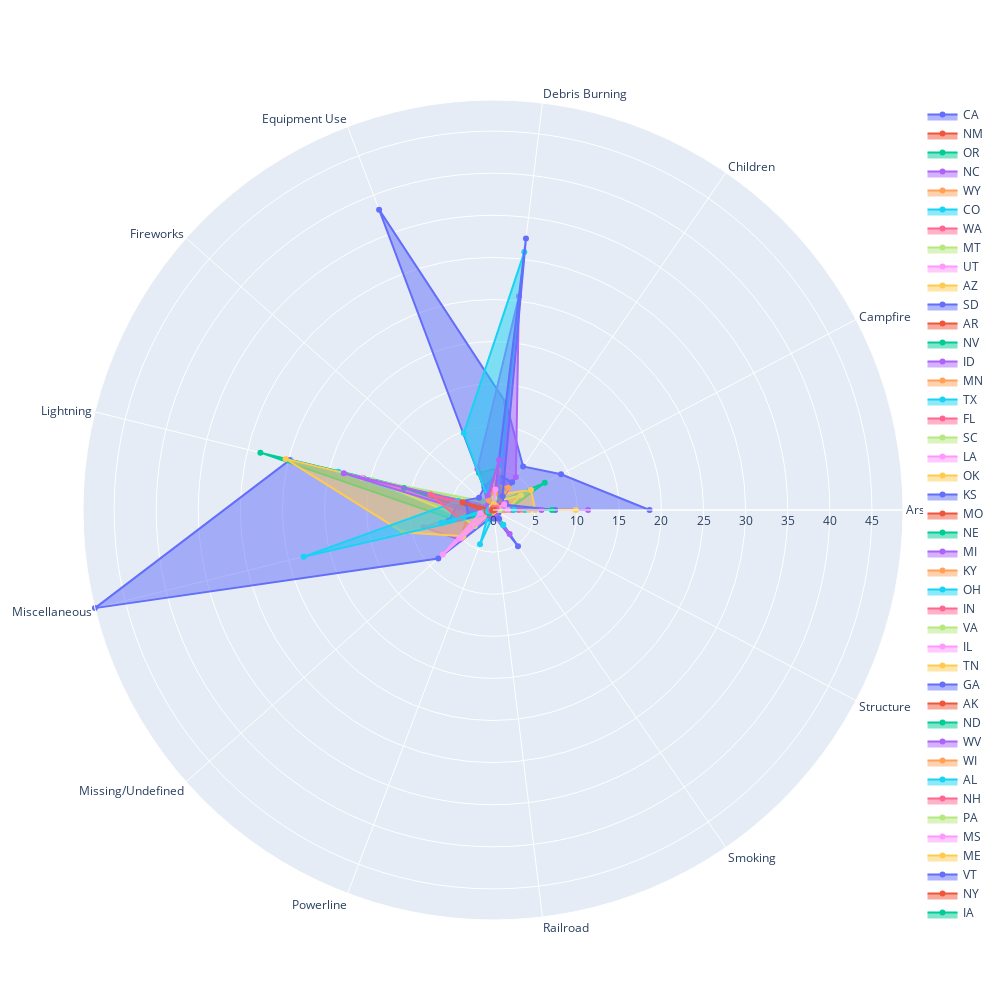

Notebook code cell kept with this figure:
### Code cell
#Further analysing the relationship between the different states,the number of firs caused and the reasons for the fires
import plotly.graph_objects as go
fig = go.Figure()
states = p_evaluate.STATE.unique()

#grouping by the states and the causes of wildfire in the different states
state_reason_cases=p_evaluate.groupby(['STATE', 'STAT_CAUSE_DESCR']).count().reset_index()

#to set the range for the spider chart or the Radar chart
max_value = state_reason_cases['FIRE_NAME'].max()

stateReasonCases= state_reason_cases[['STATE','STAT_CAUSE_DESCR','FIRE_NAME']]
print(stateReasonCases)

#each state with the total number of wildfires caused due to different reasons have been plotted using a spider chart, with the reasons for wildfire being represented by theta

for state in states:
    spider_state = state_reason_cases.loc[state_reason_cases['STATE'] == state]
    # print(spider_state['FIRE_NAME'])
    fig.add_trace(go.Scatterpolar(r=spider_state['FIRE_NAME'] / 1000, theta=spider_state['STAT_CAUSE_DESCR'], fill='toself',name=state))
    
fig.update_layout(width=1000, height=1000, polar=dict(radialaxis=dict(visible=True, range=[0, max_value/1000])), showlegend=True)
fig.show()

### Figure 1 — Plotly figure (JSON) as saved in the notebook; plotly's stock layout.template omitted (floating-point values rounded to 4 significant figures)
{"data": [{"fill": "toself", "name": "CA", "r": [18.6, 9.129, 6.293, 12.81, 38.15, 0.217, 24.84, 48.69, 8.677, 1.109, 0.706, 5.22, 0.123], "theta": ["Arson", "Campfire", "Children", "Debris Burning", "Equipment Use", "Fireworks", "Lightning", "Miscellaneous", "Missing/Undefined", "Powerline", "Railroad", "Smoking", "Structure"], "type": "scatterpolar"}, {"fill": "toself", "name": "NM", "r": [1.352, 1.651, 0.433, 3.515, 1.289, 0.201, 15.9, 3.15, 5.091, 0.274, 0.142, 0.677, 0.052], "theta": ["Arson", "Campfire", "Children", "Debris Burning", "Equipment Use", "Fireworks", "Lightning", "Miscellaneous", "Missing/Undefined", "Powerline", "Railroad", "Smoking", "Structure"], "type": "scatterpolar"}, {"fill": "toself", "name": "OR", "r": [1.772, 6.948, 1.158, 5.041, 4.69, 0.601, 28.46, 4.769, 0.818, 0.215, 0.307, 2.114, 0.081], "theta": ["Arson", "Campfire", "Children", "Debris Burning", "Equipment Use", "Fireworks", "Lightning", "Miscellaneous", "Missing/Undefined", "Powerline", "Railroad", "Smoking", "Structure"], "type": "scatterpolar"}, {"fill": "toself", "name": "NC", "r": [11.3, 0.437, 4.777, 25.57, 5.214, 0.186, 1.33, 8.509, 5.324, 0.096, 0.749, 3.475, 0.018], "theta": ["Arson", "Campfire", "Children", "Debris Burning", "Equipment Use", "Fireworks", "Lightning", "Miscellaneous", "Missing/Undefined", "Powerline", "Railroad", "Smoking", "Structure"], "type": "scatterpolar"}, {"fill": "toself", "name": "WY", "r": [0.264, 1.051, 0.101, 0.803, 0.38, 0.229, 6.103, 0.714, 0.504, 0.105, 0.211, 0.232, 0.009], "theta": ["Arson", "Campfire", "Children", "Debris Burning", "Equipment Use", "Fireworks", "Lightning", "Miscellaneous", "Missing/Undefined", "Powerline", "Railroad", "Smoking", "Structure"], "type": "scatterpolar"}, {"fill": "toself", "name": "CO", "r": [0.311, 2.225, 0.086, 0.537, 0.406, 0.204, 18.93, 3.275, 0.408, 0.045, 0.083, 0.499, 0.004], "theta": ["Arson", "Campfire", "Children", "Debris Burning", "Equipment Use", "Fireworks", "Lightning", "Miscellaneous", "Missing/Undefined", "Powerline", "Railroad", "Smoking", "Structure"], "type": "scatterpolar"}, {"fill": "toself", "name": "WA", "r": [0.946, 3.346, 0.366, 2.296, 0.739, 0.925, 7.492, 3.626, 0.198, 0.37, 0.099, 0.512, 0.105], "theta": ["Arson", "Campfire", "Children", "Debris Burning", "Equipment Use", "Fireworks", "Lightning", "Miscellaneous", "Missing/Undefined", "Powerline", "Railroad", "Smoking", "Structure"], "type": "scatterpolar"}, {"fill": "toself", "name": "MT", "r": [1.625, 3.755, 1.38, 2.621, 1.275, 1.586, 14.85, 3.744, 2.882, 0.201, 0.473, 0.751, 0.071], "theta": ["Arson", "Campfire", "Children", "Debris Burning", "Equipment Use", "Fireworks", "Lightning", "Miscellaneous", "Missing/Undefined", "Powerline", "Railroad", "Smoking", "Structure"], "type": "scatterpolar"}, {"fill": "toself", "name": "UT", "r": [0.45, 1.432, 0.213, 0.862, 0.839, 0.165, 16.01, 1.665, 5.022, 0.148, 0.163, 0.196, 0.04], "theta": ["Arson", "Campfire", "Children", "Debris Burning", "Equipment Use", "Fireworks", "Lightning", "Miscellaneous", "Missing/Undefined", "Powerline", "Railroad", "Smoking", "Structure"], "type": "scatterpolar"}, {"fill": "toself", "name": "AZ", "r": [5.018, 5.087, 2.385, 3.655, 1.849, 0.238, 25.37, 11.02, 4.716, 0.058, 0.197, 1.343, 0.048], "theta": ["Arson", "Campfire", "Children", "Debris Burning", "Equipment Use", "Fireworks", "Lightning", "Miscellaneous", "Missing/Undefined", "Powerline", "Railroad", "Smoking", "Structure"], "type": "scatterpolar"}, {"fill": "toself", "name": "SD", "r": [1.149, 0.703, 4.001, 4.334, 2.917, 2.21, 4.177, 5.383, 0.509, 0.299, 0.09, 0.487, 0.737], "theta": ["Arson", "Campfire", "Children", "Debris Burning", "Equipment Use", "Fireworks", "Lightning", "Miscellaneous", "Missing/Undefined", "Powerline", "Railroad", "Smoking", "Structure"], "type": "scatterpolar"}, {"fill": "toself", "name": "AR", "r": [1.735, 0.173, 0.019, 0.948, 0.2, 0.009, 0.507, 0.646, 0.086, 0.008, 0.024, 0.082, 0.001], "theta": ["Arson", "Campfire", "Children", "Debris Burning", "Equipment Use", "Fireworks", "Lightning", "Miscellaneous", "Missing/Undefined", "Powerline", "Railroad", "Smoking", "Structure"], "type": "scatterpolar"}, {"fill": "toself", "name": "NV", "r": [0.381, 0.82, 0.154, 0.526, 0.722, 0.168, 10.89, 1.696, 0.729, 0.098, 0.168, 0.163, 0.023], "theta": ["Arson", "Campfire", "Children", "Debris Burning", "Equipment Use", "Fireworks", "Lightning", "Miscellaneous", "Missing/Undefined", "Powerline", "Railroad", "Smoking", "Structure"], "type": "scatterpolar"}, {"fill": "toself", "name": "ID", "r": [1.025, 1.775, 0.133, 1.047, 1.721, 0.39, 18.25, 2.097, 0.58, 0.284, 0.287, 0.325, 0.027], "theta": ["Arson", "Campfire", "Children", "Debris Burning", "Equipment Use", "Fireworks", "Lightning", "Miscellaneous", "Missing/Undefined", "Powerline", "Railroad", "Smoking", "Structure"], "type": "scatterpolar"}, {"fill": "toself", "name": "MN", "r": [3.497, 0.7, 3.214, 3.043, 0.225, 0.055, 0.49, 3.277, 0.105, 0.015, 0.111, 0.084, 0.011], "theta": ["Arson", "Campfire", "Children", "Debris Burning", "Equipment Use", "Fireworks", "Lightning", "Miscellaneous", "Missing/Undefined", "Powerline", "Railroad", "Smoking", "Structure"], "type": "scatterpolar"}, {"fill": "toself", "name": "TX", "r": [3.836, 1.163, 0.753, 30.86, 9.766, 0.266, 4.365, 23.16, 0.712, 4.348, 0.579, 2.15, 0.012], "theta": ["Arson", "Campfire", "Children", "Debris Burning", "Equipment Use", "Fireworks", "Lightning", "Miscellaneous", "Missing/Undefined", "Powerline", "Railroad", "Smoking", "Structure"], "type": "scatterpolar"}, {"fill": "toself", "name": "FL", "r": [3.035, 0.874, 0.623, 4.143, 1.545, 0.114, 7.642, 4.195, 0.355, 0.494, 0.12, 0.182, 0.132], "theta": ["Arson", "Campfire", "Children", "Debris Burning", "Equipment Use", "Fireworks", "Lightning", "Miscellaneous", "Missing/Undefined", "Powerline", "Railroad", "Smoking", "Structure"], "type": "scatterpolar"}, {"fill": "toself", "name": "SC", "r": [1.046, 0.051, 0.02, 0.513, 0.181, 0.002, 0.231, 0.375, 0.004, 0.004, 0.023, 0.051, 0.001], "theta": ["Arson", "Campfire", "Children", "Debris Burning", "Equipment Use", "Fireworks", "Lightning", "Miscellaneous", "Missing/Undefined", "Powerline", "Railroad", "Smoking", "Structure"], "type": "scatterpolar"}, {"fill": "toself", "name": "LA", "r": [0.979, 0.099, 0.003, 0.215, 0.146, 0, 0.359, 0.454, 0.056, 0.004, 0.018, 0.025, 0], "theta": ["Arson", "Campfire", "Children", "Debris Burning", "Equipment Use", "Fireworks", "Lightning", "Miscellaneous", "Missing/Undefined", "Powerline", "Railroad", "Smoking", "Structure"], "type": "scatterpolar"}, {"fill": "toself", "name": "OK", "r": [9.835, 0.224, 0.106, 2.965, 1.358, 0.192, 0.636, 2.836, 0.712, 0.376, 0.079, 0.082, 0.042], "theta": ["Arson", "Campfire", "Children", "Debris Burning", "Equipment Use", "Fireworks", "Lightning", "Miscellaneous", "Missing/Undefined", "Powerline", "Railroad", "Smoking", "Structure"], "type": "scatterpolar"}, {"fill": "toself", "name": "KS", "r": [0.517, 0.033, 0.052, 1.938, 0.533, 0.082, 0.162, 2.774, 0.226, 0.115, 0.001, 0.345, 0.065], "theta": ["Arson", "Campfire", "Children", "Debris Burning", "Equipment Use", "Fireworks", "Lightning", "Miscellaneous", "Missing/Undefined", "Powerline", "Railroad", "Smoking", "Structure"], "type": "scatterpolar"}, {"fill": "toself", "name": "MO", "r": [2.307, 0.081, 0.013, 0.811, 0.126, 0.001, 0.056, 0.789, 0.256, 0.003, 0.002, 0.031], "theta": ["Arson", "Campfire", "Children", "Debris Burning", "Equipment Use", "Fireworks", "Lightning", "Miscellaneous", "Missing/Undefined", "Powerline", "Railroad", "Smoking"], "type": "scatterpolar"}, {"fill": "toself", "name": "NE", "r": [0.187, 0.031, 0.116, 0.137, 0.08, 0.029, 0.471, 0.195, 0.008, 0.002, 0.016, 0.156], "theta": ["Arson", "Campfire", "Children", "Debris Burning", "Equipment Use", "Fireworks", "Lightning", "Miscellaneous", "Missing/Undefined", "Powerline", "Railroad", "Smoking"], "type": "scatterpolar"}, {"fill": "toself", "name": "MI", "r": [0.315, 0.582, 0.143, 1.241, 0.268, 0.033, 0.217, 0.984, 0.447, 0.097, 0.032, 0.125, 0.025], "theta": ["Arson", "Campfire", "Children", "Debris Burning", "Equipment Use", "Fireworks", "Lightning", "Miscellaneous", "Missing/Undefined", "Powerline", "Railroad", "Smoking", "Structure"], "type": "scatterpolar"}, {"fill": "toself", "name": "KY", "r": [1.308, 1.392, 0.027, 4.493, 0.074, 0.001, 0.073, 0.672, 0.165, 0.004, 0.17, 0.049], "theta": ["Arson", "Campfire", "Children", "Debris Burning", "Equipment Use", "Fireworks", "Lightning", "Miscellaneous", "Missing/Undefined", "Powerline", "Railroad", "Smoking"], "type": "scatterpolar"}, {"fill": "toself", "name": "OH", "r": [0.26, 0.112, 0.012, 0.516, 0.058, 0.006, 0.363, 0.029, 0.042, 0.003, 0.022, 0.001], "theta": ["Arson", "Campfire", "Children", "Debris Burning", "Equipment Use", "Lightning", "Miscellaneous", "Missing/Undefined", "Powerline", "Railroad", "Smoking", "Structure"], "type": "scatterpolar"}, {"fill": "toself", "name": "IN", "r": [0.169, 0.103, 0.076, 0.37, 0.07, 0.05, 0.016, 0.28, 0.061, 0.025, 0.223, 0.04, 0.009], "theta": ["Arson", "Campfire", "Children", "Debris Burning", "Equipment Use", "Fireworks", "Lightning", "Miscellaneous", "Missing/Undefined", "Powerline", "Railroad", "Smoking", "Structure"], "type": "scatterpolar"}, {"fill": "toself", "name": "VA", "r": [0.379, 0.111, 0.029, 0.13, 0.08, 0.006, 0.258, 0.346, 0.029, 0.036, 0.02, 0.08, 0.004], "theta": ["Arson", "Campfire", "Children", "Debris Burning", "Equipment Use", "Fireworks", "Lightning", "Miscellaneous", "Missing/Undefined", "Powerline", "Railroad", "Smoking", "Structure"], "type": "scatterpolar"}, {"fill": "toself", "name": "IL", "r": [0.175, 0.08, 0.005, 0.502, 0.077, 0.006, 0.023, 0.779, 0.018, 0.016, 0.015, 0.075, 0.001], "theta": ["Arson", "Campfire", "Children", "Debris Burning", "Equipment Use", "Fireworks", "Lightning", "Miscellaneous", "Missing/Undefined", "Powerline", "Railroad", "Smoking", "Structure"], "type": "scatterpolar"}, {"fill": "toself", "name": "TN", "r": [4.271, 0.247, 0.143, 4.814, 0.737, 0.102, 0.307, 0.824, 0.278, 0.277, 0.082, 0.339, 0.277], "theta": ["Arson", "Campfire", "Children", "Debris Burning", "Equipment Use", "Fireworks", "Lightning", "Miscellaneous", "Missing/Undefined", "Powerline", "Railroad", "Smoking", "Structure"], "type": "scatterpolar"}, {"fill": "toself", "name": "GA", "r": [7.384, 1.412, 1.99, 32.47, 0.043, 3.28, 3.036, 0.01, 0.003, 1.041, 1.271, 0.002], "theta": ["Arson", "Campfire", "Children", "Debris Burning", "Equipment Use", "Lightning", "Miscellaneous", "Missing/Undefined", "Powerline", "Railroad", "Smoking", "Structure"], "type": "scatterpolar"}, {"fill": "toself", "name": "AK", "r": [0.385, 1.015, 0.28, 1.097, 0.197, 0.089, 3.717, 0.868, 0.83, 0.169, 0.006, 0.138, 0.136], "theta": ["Arson", "Campfire", "Children", "Debris Burning", "Equipment Use", "Fireworks", "Lightning", "Miscellaneous", "Missing/Undefined", "Powerline", "Railroad", "Smoking", "Structure"], "type": "scatterpolar"}, {"fill": "toself", "name": "ND", "r": [7.002, 0.16, 0.451, 1.745, 0.641, 0.663, 0.381, 2.416, 0.123, 0.058, 0.043, 0.086, 0.083], "theta": ["Arson", "Campfire", "Children", "Debris Burning", "Equipment Use", "Fireworks", "Lightning", "Miscellaneous", "Missing/Undefined", "Powerline", "Railroad", "Smoking", "Structure"], "type": "scatterpolar"}, {"fill": "toself", "name": "WV", "r": [5.761, 0.368, 0.781, 5.993, 1.795, 0.815, 0.2, 0.084, 0.061, 0.756, 0.248, 0.572, 0.277], "theta": ["Arson", "Campfire", "Children", "Debris Burning", "Equipment Use", "Fireworks", "Lightning", "Miscellaneous", "Missing/Undefined", "Powerline", "Railroad", "Smoking", "Structure"], "type": "scatterpolar"}, {"fill": "toself", "name": "WI", "r": [0.873, 0.407, 0.645, 1.926, 1.18, 0.294, 0.176, 1.248, 0.03, 0.363, 0.196, 0.135, 0.117], "theta": ["Arson", "Campfire", "Children", "Debris Burning", "Equipment Use", "Fireworks", "Lightning", "Miscellaneous", "Missing/Undefined", "Powerline", "Railroad", "Smoking", "Structure"], "type": "scatterpolar"}, {"fill": "toself", "name": "AL", "r": [2.47, 0.165, 0.066, 1.285, 0.465, 0.036, 0.427, 6.281, 0.044, 0.164, 0.058, 0.067, 0.101], "theta": ["Arson", "Campfire", "Children", "Debris Burning", "Equipment Use", "Fireworks", "Lightning", "Miscellaneous", "Missing/Undefined", "Powerline", "Railroad", "Smoking", "Structure"], "type": "scatterpolar"}, {"fill": "toself", "name": "NH", "r": [0.004, 0.057, 0, 0.002, 0.005, 0, 0.018, 0.015, 0.003, 0.003, 0.002, 0], "theta": ["Arson", "Campfire", "Children", "Debris Burning", "Equipment Use", "Fireworks", "Lightning", "Miscellaneous", "Powerline", "Railroad", "Smoking", "Structure"], "type": "scatterpolar"}, {"fill": "toself", "name": "PA", "r": [0.74, 0.242, 0.097, 1.429, 0.307, 0.011, 0.045, 0.394, 0.02, 0.029, 0.188, 0.113, 0.005], "theta": ["Arson", "Campfire", "Children", "Debris Burning", "Equipment Use", "Fireworks", "Lightning", "Miscellaneous", "Missing/Undefined", "Powerline", "Railroad", "Smoking", "Structure"], "type": "scatterpolar"}, {"fill": "toself", "name": "MS", "r": [1.788, 1.496, 0.059, 2.439, 0.263, 0.009, 0.171, 1.572, 7.958, 0.006, 0.086, 0.078], "theta": ["Arson", "Campfire", "Children", "Debris Burning", "Equipment Use", "Fireworks", "Lightning", "Miscellaneous", "Missing/Undefined", "Powerline", "Railroad", "Smoking"], "type": "scatterpolar"}, {"fill": "toself", "name": "ME", "r": [0.403, 0.218, 0.176, 0.725, 0.391, 0.005, 0.153, 0.286, 0.008, 0.028, 0.109, 0.136, 0.015], "theta": ["Arson", "Campfire", "Children", "Debris Burning", "Equipment Use", "Fireworks", "Lightning", "Miscellaneous", "Missing/Undefined", "Powerline", "Railroad", "Smoking", "Structure"], "type": "scatterpolar"}, {"fill": "toself", "name": "VT", "r": [0.006, 0.021, 0, 0.047, 0.009, 0, 0.004, 0.023, 0.007, 0.002, 0.002, 0.001], "theta": ["Arson", "Campfire", "Children", "Debris Burning", "Equipment Use", "Fireworks", "Lightning", "Miscellaneous", "Powerline", "Railroad", "Smoking", "Structure"], "type": "scatterpolar"}, {"fill": "toself", "name": "NY", "r": [0.206, 0.261, 0.052, 0.154, 0.061, 0.015, 0.108, 0.793, 0.006, 0.035, 0.013, 0.071, 0.013], "theta": ["Arson", "Campfire", "Children", "Debris Burning", "Equipment Use", "Fireworks", "Lightning", "Miscellaneous", "Missing/Undefined", "Powerline", "Railroad", "Smoking", "Structure"], "type": "scatterpolar"}, {"fill": "toself", "name": "IA", "r": [0.064, 0.005, 0.008, 0.111, 0.006, 0.001, 0.002, 0.161, 0.635, 0.004, 0, 0.004, 0.001], "theta": ["Arson", "Campfire", "Children", "Debris Burning", "Equipment Use", "Fireworks", "Lightning", "Miscellaneous", "Missing/Undefined", "Powerline", "Railroad", "Smoking", "Structure"], "type": "scatterpolar"}, {"fill": "toself", "name": "DC", "r": [0.018, 0.002, 0.002, 0.002, 0.002, 0.001, 0.031, 0.001, 0.007], "theta": ["Arson", "Campfire", "Children", "Debris Burning", "Equipment Use", "Lightning", "Miscellaneous", "Missing/Undefined", "Smoking"], "type": "scatterpolar"}, {"fill": "toself", "name": "MD", "r": [0.292, 0.06, 0.033, 0.141, 0.042, 0.001, 0.043, 0.117, 0.024, 0.012, 0.004, 0.037, 0.002], "theta": ["Arson", "Campfire", "Children", "Debris Burning", "Equipment Use", "Fireworks", "Lightning", "Miscellaneous", "Missing/Undefined", "Powerline", "Railroad", "Smoking", "Structure"], "type": "scatterpolar"}, {"fill": "toself", "name": "CT", "r": [0.007, 0.065, 0.009, 0.058, 0.003, 0, 0.633, 0.007, 0, 0.002, 0.019, 0], "theta": ["Arson", "Campfire", "Children", "Debris Burning", "Equipment Use", "Lightning", "Miscellaneous", "Missing/Undefined", "Powerline", "Railroad", "Smoking", "Structure"], "type": "scatterpolar"}, {"fill": "toself", "name": "MA", "r": [0.052, 0.474, 0.016, 0.263, 0.061, 0.004, 0.034, 0.293, 0.015, 0.004, 0.002, 0.04, 0], "theta": ["Arson", "Campfire", "Children", "Debris Burning", "Equipment Use", "Fireworks", "Lightning", "Miscellaneous", "Missing/Undefined", "Powerline", "Railroad", "Smoking", "Structure"], "type": "scatterpolar"}, {"fill": "toself", "name": "NJ", "r": [0.026, 0.042, 0, 0.002, 0.013, 0, 0.006, 0.05, 0.015, 0.006, 0, 0.015, 0.001], "theta": ["Arson", "Campfire", "Children", "Debris Burning", "Equipment Use", "Fireworks", "Lightning", "Miscellaneous", "Missing/Undefined", "Powerline", "Railroad", "Smoking", "Structure"], "type": "scatterpolar"}, {"fill": "toself", "name": "HI", "r": [0.01, 0.065, 0.012, 0.008, 0.003, 0.008, 0.063, 0.001, 0.001, 0.007], "theta": ["Arson", "Campfire", "Debris Burning", "Equipment Use", "Fireworks", "Lightning", "Miscellaneous", "Missing/Undefined", "Railroad", "Smoking"], "type": "scatterpolar"}, {"fill": "toself", "name": "DE", "r": [0.015, 0.001, 0, 0.006, 0.005, 0, 0, 0.008, 0, 0.004, 0.002], "theta": ["Arson", "Campfire", "Children", "Debris Burning", "Equipment Use", "Fireworks", "Lightning", "Miscellaneous", "Railroad", "Smoking", "Structure"], "type": "scatterpolar"}, {"fill": "toself", "name": "PR", "r": [0.142, 0.001, 0.004, 0.002, 0.11, 0.019, 0.001], "theta": ["Arson", "Campfire", "Debris Burning", "Lightning", "Miscellaneous", "Missing/Undefined", "Smoking"], "type": "scatterpolar"}, {"fill": "toself", "name": "RI", "r": [0.065, 0.002, 0, 0.014, 0, 0, 0.004, 0, 0, 0, 0], "theta": ["Arson", "Campfire", "Children", "Debris Burning", "Equipment Use", "Fireworks", "Miscellaneous", "Powerline", "Railroad", "Smoking", "Structure"], "type": "scatterpolar"}], "layout": {"height": 1000, "polar": {"radialaxis": {"range": [0, 48.69], "visible": true}}, "showlegend": true, "width": 1000}}
